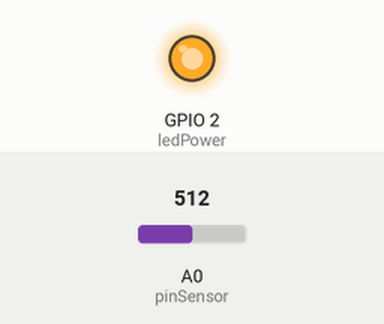
The sketch below on a simulated ESP8266 (NodeMCU). Shown: output pins drawn as LEDs (lit = HIGH). Inputs (shaded band) come from the test bench; at power-on: A0 (pinSensor) = 512. What the sketch prints to the serial monitor is not drawn.

Above: at 0.1 s.
Timing chart, 0 to 1.6 s (numbered marks = the images above):
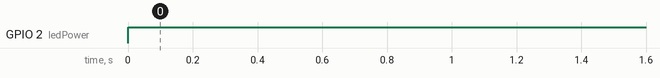

Measured:
- by itself, GPIO 2 (ledPower): LOW → HIGH at 0.00 s

The sketch:

TestUdaraHTTPfix1.ino
```cpp
#include <ESP8266WiFi.h>
#include <ESPAsyncWebServer.h>
#include <Hash.h>
#include <ESPAsyncTCP.h>

#define pinSensor A0 // mendefinisikan bahwa pin yang digunakan
                     // untuk membaca sensor adalah pin A0

int ledPower = 2;
int measurePin = A0;
int samplingTime = 280;
int sleepTime = 100;

float voMeasured = 0;
float calcVoltage = 0;
float dustDensity = 0;
float voltDensity = 0;

long RL = 1000; // 1000 Ohm
long Ro = 83; // 83 ohm ( SILAHKAN DISESUAIKAN)

//read sensor Gp2y
String readDustDensity(){
    digitalWrite(ledPower,LOW); // power on the LED
    delayMicroseconds(samplingTime);

    voMeasured = analogRead(measurePin); // read the dust value
    digitalWrite(ledPower,HIGH); // turn the LED off
    delayMicroseconds(sleepTime);

    calcVoltage = ( ( voMeasured * 5 ) / 1023);
    voltDensity = calcVoltage - 0.6;
    dustDensity = voltDensity * 0.17;

    if ( dustDensity < 0){
        dustDensity = 0.00;
    }
    Serial.print("gp2y: ");
    Serial.print(dustDensity);
    Serial.print(",");
    return String(dustDensity);
    delay(1000);
}

//reading sensor Mq7
String readppm(){
    int sensorvalue = analogRead(pinSensor);  // membaca nilai ADC dari sensor
    float VRL= sensorvalue*5.00/1024;         // mengubah nilai ADC ( 0 - 1023 ) menjadi nilai voltase ( 0 - 5.00 volt )
    float Rs = ( 5.00 * RL / VRL ) - RL;      // mengubah nilai VL menjadi nilai Rs

    float ppm = 100 * pow(Rs / Ro,-1.53); // ppm = 100 * ((rs/ro)^-1.53);
    if (isnan(ppm)){
        Serial.println("Failed to read from ppm sensor!");
        return "--";
    }
    else{
        Serial.print("co: ");
        Serial.println(ppm);
        return String(" ppm");
    }
    Serial.println();
    delay(1000);
}

// Replaces placeholder with DHT values
String processor(const String& var){
  //Serial.println(var);
  if(var == "dustDensity"){
    return readDustDensity();
  }
  else if(var == "ppm"){
    return readppm();
  }
  return String();
}

void setup(){
    // Serial port for debugging purposes
    Serial.begin(115200);

    pinMode(ledPower,OUTPUT);

    Serial.println();
    Serial.print("Connected, IP address: ");
    Serial.println(WiFi.localIP());

    while (true){
        readDustDensity().c_str();
        readppm().c_str();
        delay(1000);
    }
}


void loop(){

}
```
